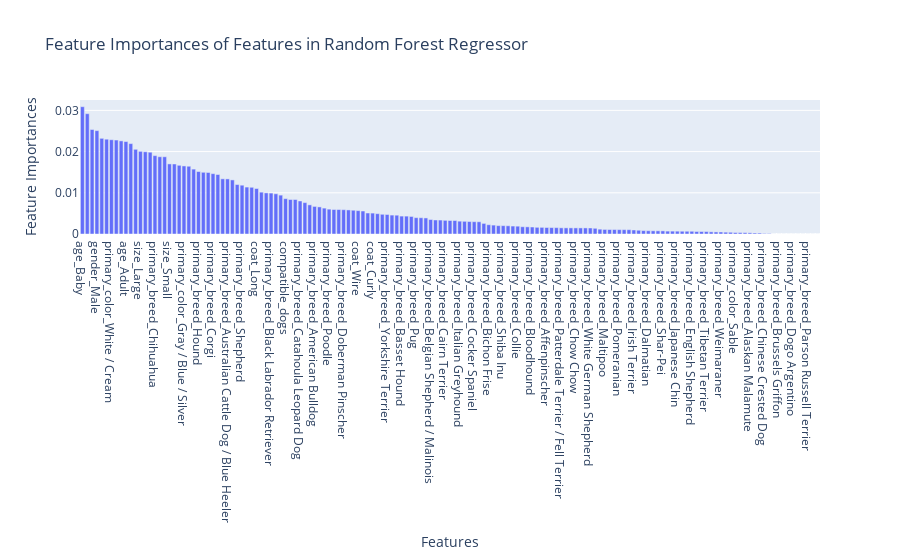

Notebook code for this chart:
### Code cell
# plot feature importance
px.bar(x=x_feat_list, y=feature_importances, title='Feature Importances of Features in Random Forest Regressor', labels={'x': 'Features', 'y':'Feature Importances'}).update_xaxes(categoryorder='total descending')

### Figure 1 — Plotly figure (JSON) as saved in the notebook; plotly's stock layout.template omitted (floating-point values rounded to 4 significant figures; data arrays with more than 128 entries replaced by an {"elided": "..."} marker saying what was removed)
{"data": [{"alignmentgroup": "True", "hovertemplate": "Features=%{x}<br>Feature Importances=%{y}<extra></extra>", "legendgroup": "", "marker": {"color": "#636efa", "pattern": {"shape": ""}}, "name": "", "offsetgroup": "", "orientation": "v", "showlegend": false, "textposition": "auto", "type": "bar", "x": {"elided": "153 str values"}, "xaxis": "x", "y": {"elided": "153 float values"}, "yaxis": "y"}], "layout": {"barmode": "relative", "legend": {"tracegroupgap": 0}, "title": {"text": "Feature Importances of Features in Random Forest Regressor"}, "xaxis": {"anchor": "y", "categoryorder": "total descending", "domain": [0, 1], "title": {"text": "Features"}}, "yaxis": {"anchor": "x", "domain": [0, 1], "title": {"text": "Feature Importances"}}}}
